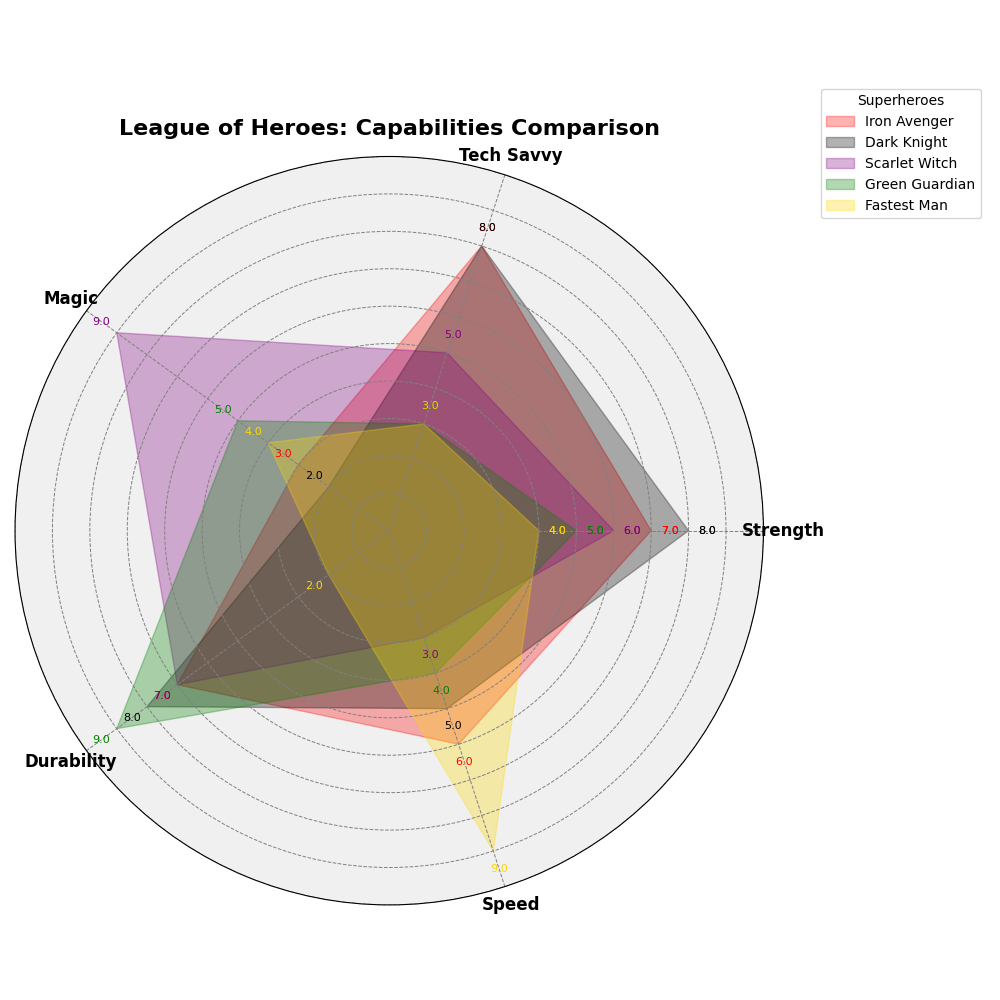

Reproduce this figure in Python.
import matplotlib.pyplot as plt
import numpy as np

superheroes = ["Iron Avenger", "Dark Knight", "Scarlet Witch", "Green Guardian", "Fastest Man"]
categories = ["Strength", "Tech Savvy", "Magic", "Durability", "Speed"]

# Manually altered the capabilities data within each superhero, still maintaining 5 categories.
capabilities = np.array([
    [7, 8, 3, 7, 6],  # Iron Avenger (altered)
    [8, 8, 2, 8, 5],  # Dark Knight (altered)
    [6, 5, 9, 7, 3],  # Scarlet Witch (altered)
    [5, 3, 5, 9, 4],  # Green Guardian (altered)
    [4, 3, 4, 2, 9]   # Fastest Man (altered)
])

num_vars = len(categories)
angles = np.linspace(0, 2 * np.pi, num_vars, endpoint=False).tolist()
angles += angles[:1]

fig, ax = plt.subplots(figsize=(10, 10), subplot_kw=dict(polar=True))
colors = ["#FF0000", "#000000", "#800080", "#008000", "#FFD700"]

for idx, (data, color) in enumerate(zip(capabilities, colors)):
    data = np.concatenate((data, [data[0]]))
    ax.fill(angles, data, color=color, alpha=0.3, label=superheroes[idx])
    for angle, val in zip(angles, data):
        ax.text(angle, val + 0.5, f'{val:.1f}', horizontalalignment='center', verticalalignment='center', fontsize=8, color=color)

ax.set_xticks(angles[:-1])
ax.set_xticklabels(categories, fontsize=12, fontweight='bold')

ax.set_yticks(range(1, 11))
ax.set_yticklabels([])
ax.yaxis.grid(True, color='gray', linestyle='--', linewidth=0.7)
ax.xaxis.grid(True, color='gray', linestyle='--', linewidth=0.7)

ax.set_title("League of Heroes: Capabilities Comparison", fontsize=16, fontweight='bold', va='bottom')
ax.legend(loc='upper right', bbox_to_anchor=(1.3, 1.1), title="Superheroes", fontsize=10)

ax.set_facecolor('#f0f0f0')

plt.tight_layout()
plt.show()
